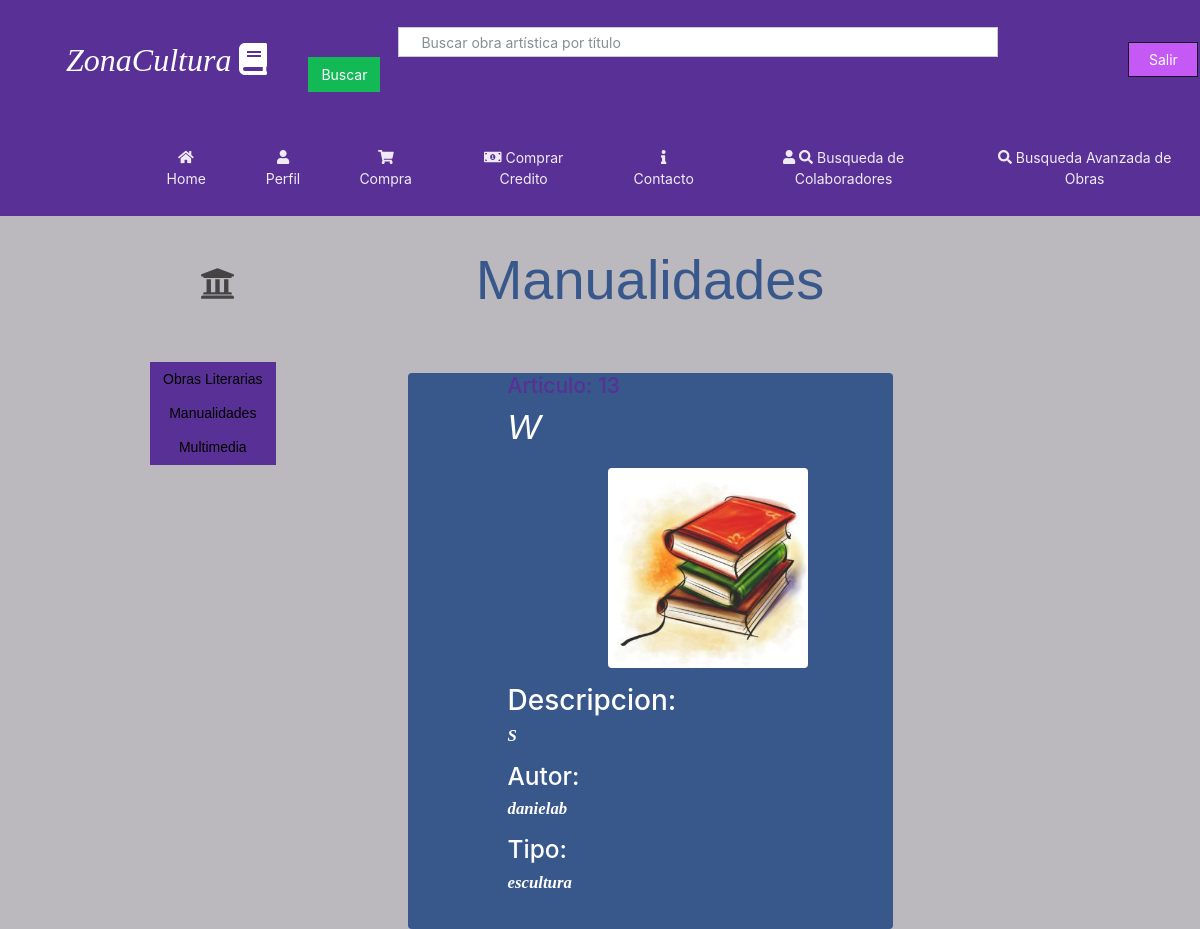
/CatalogoManualidades, run on an earlier commit of the app's database.
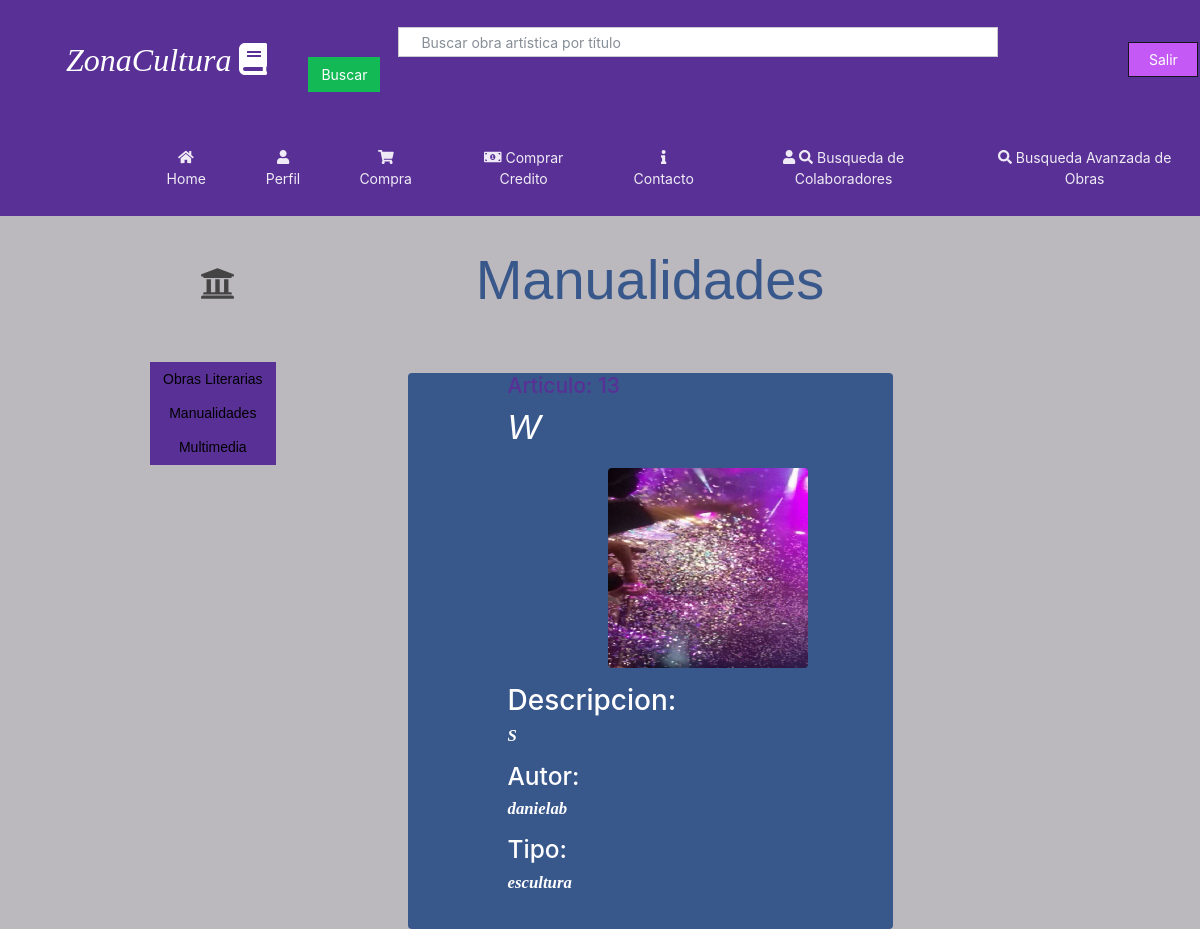
And on a later commit of the database.
### homePage/models.py (models this page shows, shortened)
class contenidoManualidad(models.Model):
	user=models.ForeignKey(User,on_delete=models.SET_NULL, null=True)
	title=models.CharField(max_length=50)
	existencias=models.IntegerField(default=0)
	descripcion=models.TextField(max_length=150)
	genero=models.ForeignKey(GeneroManualidad, on_delete=models.SET_NULL, null=True)
	precioV=models.PositiveIntegerField(default=0)
	imagen=models.ImageField(upload_to='images/manualidades/covers/',default='images/manualidades/covers/default.jpg', null=True,blank=True )
	imagen2=models.ImageField(upload_to='images/manualidades/covers/',default='images/manualidades/covers/default.jpg', null=True,blank=True )
	imagen3=models.ImageField(upload_to='images/manualidades/covers/',default='images/manualidades/covers/default.jpg', null=True,blank=True )
	puntaje=models.DecimalField(max_digits=5, decimal_places=2, blank=True, null=True, default=0.00)
	canticomp=models.IntegerField(default=0)
	escultura='escultura'
	pintura='pintura'
	TipoMan= (
        (escultura, 'escultura'),
        (pintura, 'pintura'),
    )
	tipo=models.CharField(max_length=9,choices=TipoMan, null=True)

### homePage/views.py (the view)
# urls.py: url(r'^CatalogoManualidades$',views.manualidad_view, name='catalogo Manualidad'),
def manualidad_view(request):
	manualidad=contenidoManualidad.objects.all()
	contexto={'manualidad':manualidad}
	return render(request,'catalogoMultimedia.html',contexto)

### homePage/templates/catalogoMultimedia.html (shortened to what this page needs)
{% extends 'plantillaGeneral.html' %}
{% block content %}
<div class="row">
      <div class="col col-3">
        <h1><i class="fas fa-university" id="lll"></i></h1>
          <div class="btn-group-vertical" data-toggle="buttons">
            <button type="button" class="btn btn-primary"><a href="CatalogoLibros">Obras Literarias</a></button>
            <button type="button" class="btn btn-primary"><a href="CatalogoManualidades">Manualidades</button>
            <button type="button" class="btn btn-primary"><a href="CatalogoMultimedia">Multimedia</a></button>
          </div>
      </div>
      <div class="col col-6">
        <div class="container-lit conteiner">
          <h1  align="center" id="prim">Manualidades</h1>
          <form class="site-form" method="post">
              {% if manualidad %}
              {% for manu in manualidad %}
              <div class="section">
                  <h4><a href="Producto/ContenidoManualidad/{{manu.pk}}">Articulo: {{manu.pk}}</a></h4>
                  <h1><em>{{manu.title}}</em></h1>
                  <figure><img src="{{manu.imagen.url}}" height="200px" width="200px" align="center" id="image">
                  </figure>
                  <h2>Descripcion: </h2>
                  <p>{{manu.descripcion}}</p>
                  <h3>Autor: </h3>
                  <p>{{manu.user}}</p>
                  <h3>Tipo: </h3>
                  <p>
                    {{manu.tipo}}
                  </p>
                </div>
                {% endfor %}
                {% else %}
                <h1>No hay registros de Manualidades</h1>
                {% endif %}
          </form>
        </div>
      </div>
      <div class="col col-3"></div>
    </div>
{% endblock %}

What changed in the data, as far as the page shows it:
changed contenidoManualidad "escultura": imagen: picture added in place of a placeholder
